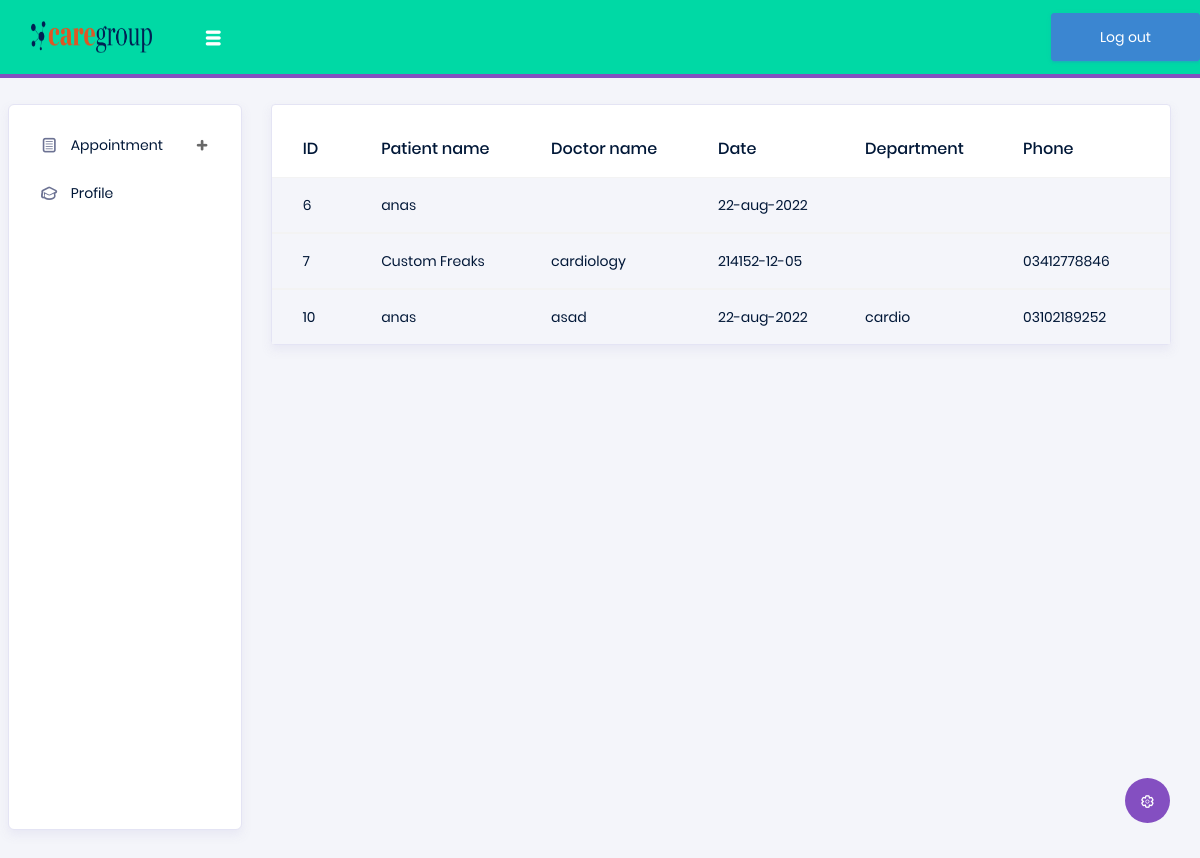
/Dashboard/doctordash.php, run on the app's committed database.
### tables this page shows
CREATE TABLE `appointment` (
  `id` int(11) NOT NULL,
  `p_name` varchar(50) NOT NULL,
  `email` varchar(50) NOT NULL,
  `date` varchar(50) NOT NULL,
  `department` varchar(50) NOT NULL,
  `doctor` varchar(50) NOT NULL,
  `phone` varchar(50) NOT NULL
);

### Dashboard/doctordash.php (the view, shortened to what this page needs)
<!DOCTYPE html>
<html lang="en">
<head>
  <link rel="stylesheet" href="vendors/typicons/typicons.css">
  <link rel="stylesheet" href="vendors/css/vendor.bundle.base.css">
  <link rel="stylesheet" href="css/vertical-layout-light/style.css">
</head>
<body>
    <nav class="navbar col-lg-12 col-12 p-0 fixed-top d-flex flex-row"  style="background: #00D9A5;">
      <div class="navbar-brand-wrapper d-flex justify-content-center"  style="background: #00D9A5;">
        <div class="navbar-brand-inner-wrapper d-flex justify-content-between align-items-center w-100" >
          <a class="navbar-brand brand-logo" href="index.php"><img src="images/logo-mini.PNG" alt="logo" /></a>
          <button class="navbar-toggler navbar-toggler align-self-center" type="button" data-toggle="minimize">
            <span class="typcn typcn-th-menu"></span>
          </button>
        </div>
      </div>
     <a href="logout.php" class="btn btn-info btn-lg">
          <span class="glyphicon glyphicon-log-out"></span> Log out
        </a>
    </nav>
    <div class="container-fluid page-body-wrapper">
      <div class="theme-setting-wrapper">
        <div id="settings-trigger"><i class="typcn typcn-cog-outline"></i></div>
      </div>
      <nav class="sidebar sidebar-offcanvas" id="sidebar">
        <ul class="nav">
          <li class="nav-item">
            <a class="nav-link" data-toggle="collapse" href="#ui-basic" aria-expanded="false" aria-controls="ui-basic">
              <i class="typcn typcn-document-text menu-icon"></i>
              <span class="menu-title">Appointment</span>
              <i class="menu-arrow"></i>
            </a>
          </li>
          <li class="nav-item">
            <a class="nav-link" href="example.php">
              <i class="typcn typcn-mortar-board menu-icon"></i>
              <span class="menu-title">Profile</span>
            </a>
          </li>
        </ul>
      </nav>
        <div class='main-panel'>
          <div class='content-wrapper'>
            <div class='row'>
              <div class='col-md-12'>
                <div class='card'>
                  <div class='table-responsive pt-3'>
                    <table class='table table-striped project-orders-table'>
                      <thead>
                        <tr>
                          <th class='ml-5'>ID</th>
                          <th>Patient name</th>
                          <th>Doctor name</th>
                          <th>Date</th>
                          <th>Department</th>
                          <th>Phone</th>
                        </tr>
                      </thead>
                      <tbody>
                      <?php
      include ('connectt.php');
      $sql = "SELECT * FROM appointment";
      $result = mysqli_query($conn, $sql);
      while ($row = mysqli_fetch_array($result)) { ?>
                        <tr>
                          <td><?php echo $row["id"] ?></td>
                          <td><?php echo $row["p_name"] ?></td>
                          <td><?php echo $row["doctor"] ?></td>
                          <td><?php echo $row["date"] ?></td>
                          <td><?php echo $row["department"] ?></td>
                          <td><?php echo $row["phone"] ?></td>
                        </tr>
                      </tbody>
                      <?php } ?>
                    </table>
                  </div>
                </div>
              </div>
            </div>
          </div>
        </div>
    </div>
</body>
</html>

### data on the page
appointment: id "6", p_name "anas", date "22-aug-2022"
appointment: id "7", p_name "Custom Freaks", doctor "cardiology", date "214152-12-05", phone "03412778846"
appointment: id "10", p_name "anas", doctor "asad", date "22-aug-2022", department "cardio", phone "03102189252"
